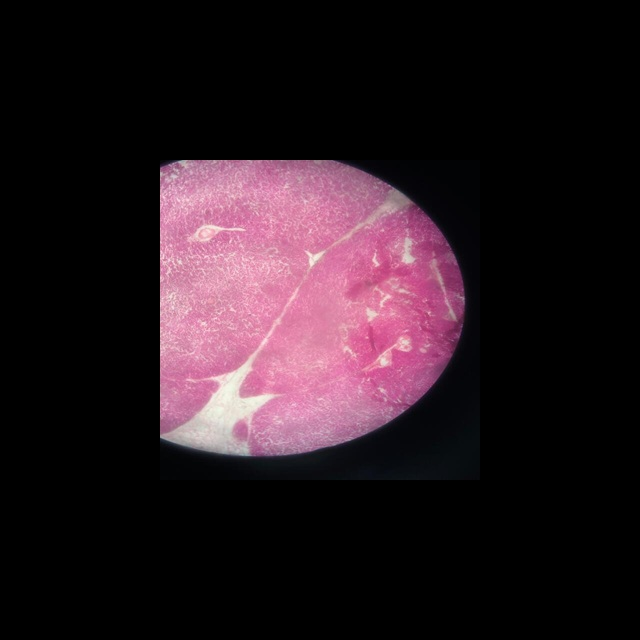
#> input picture Physics Projects/Fourier-Optics-Magnification-main/image1.jpg, 640 x 640 px, given in place of image13.jpg, which was not available
$ python 'main(single).py'
#> lines starting #> are read from the running program, lines starting #| are printed output that depends on the picture; pictures that were not available may be replaced by others from this repository, and a replacement may not be noted
import cv2
import numpy as np
from numpy.fft import fftshift, ifftshift, fft2, ifft2
import matplotlib.pyplot as plt

def mean_filter(image, grid=(3, 3)):
    return cv2.blur(image, grid)

def median_filter(image, grid=3):
    return cv2.medianBlur(image.astype('float32'), grid)

def gaussian_filter(image, grid=(5, 5), stdv=50):
    return cv2.GaussianBlur(image, grid, stdv)

def four_f_magnification(img, p, N, ld, f1, f2):
    # Loading image
#> called with img = 'image13', p = 8e-06, N = 800, ld = 5e-07, f1 = 0.12, f2 = 0.48
    img = cv2.imread(img + '.jpg', 0)
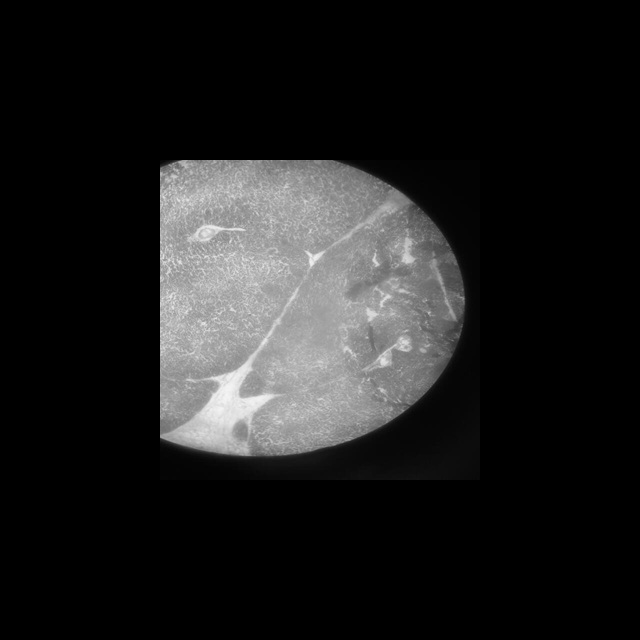
#> img: shape (640, 640); min 0, max 245, mean 30.5
    g1 = cv2.resize(img, (N, N))

    # pixel dimensions
    dx, dy = p, p

    # Spatial dimensions
    Lx, Ly = N * dx, N * dy

    # Image Grid
    m, n = np.meshgrid(np.arange(-N / 2, N / 2), np.arange(-N / 2, N / 2))
    x, y = m * dx, n * dy

    # Frequency Grid (Fixed)
    fx, fy = np.arange(-N / 2, N / 2) / Lx, np.arange(-N / 2, N / 2) / Ly
    fx, fy = np.meshgrid(fx, fy)

    # Wavelength and Propagation Constant
    k = 2 * np.pi / ld

    # ASM Propagation: g1 to g2 (distance f1)
    alpha = np.sqrt(k ** 2 - 4 * np.pi ** 2 * (fx ** 2 + fy ** 2) + 0j)
    G1 = fftshift(fft2(ifftshift(g1)))
    H = np.exp(1j * alpha * f1)
    G2 = G1 * H
    g2 = fftshift(ifft2(ifftshift(G2)))

    # Lens 1: Applying Transmittance
    lens_transmittance = np.exp(-1j * np.pi * (x ** 2 + y ** 2) / (ld * f1))
    g3 = g2 * lens_transmittance

    # ASM Propagation: g3 to g4 (distance f1)
    G3 = fftshift(fft2(ifftshift(g3)))
    H = np.exp(1j * alpha * f1)
    G4 = G3 * H
    g4 = fftshift(ifft2(ifftshift(G4)))  # Fourier Transform of g1

    # ASM Propagation: g4 to g5 (distance f2)
    G4 = fftshift(fft2(ifftshift(g4)))
    H = np.exp(1j * alpha * f2)
    G5 = G4 * H
    g5 = fftshift(ifft2(ifftshift(G5)))

    # Lens 2: Applying Transmittance
    lens_transmittance = np.exp(-1j * np.pi * (x ** 2 + y ** 2) / (ld * f2))
    g6 = g5 * lens_transmittance

    # ASM Propagation: g6 to g7 (distance f2)
    G6 = fftshift(fft2(ifftshift(g6)))
    H = np.exp(1j * alpha * f2)
    G7 = G6 * H
    g7 = fftshift(ifft2(ifftshift(G7)))  # Final output

    # Apply filters
    if filter == 'gaussian':
        g7 = gaussian_filter(g7)
    elif filter == 'mean':
        g7 = mean_filter(g7)
    elif filter == 'median':
        g7 = median_filter(g7)
    else:
        pass

    return np.abs(g1), np.fliplr(np.flipud(np.abs(g7)))

# [47 lines left out: function fresnel_magnification, not called in this run]

def plot(img1, img2):
    plt.figure(figsize=(10, 6))

    plt.subplot(1, 2, 1)
    plt.imshow(img1, cmap='gray')
    plt.title('Original Image')

    plt.subplot(1, 2, 2)
    plt.imshow(img2, cmap='gray')
    plt.title('Magnified Image')

    plt.show()

img, p, N, ld, f1, f2, z, b = 'image13', 8e-6, 800, 500e-9, 12e-2, 48e-2, 10e-6, 0.
img1, img2 = four_f_magnification(img, p, N, ld, f1, f2)
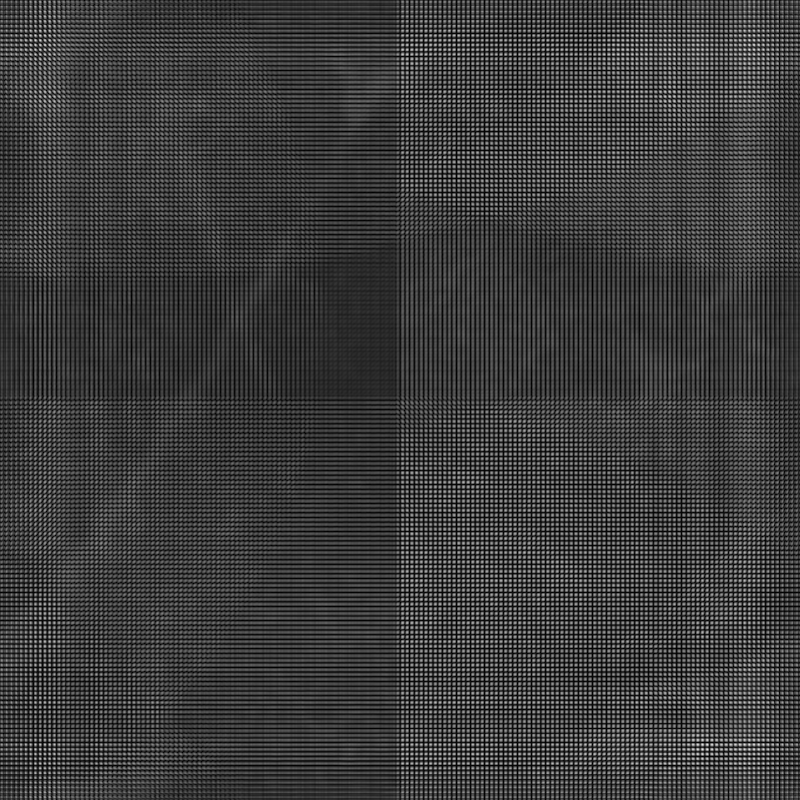
#> img2: shape (800, 800) float64; min 0.0692, max 229.8, mean 60.3
# img1, img2 = fresnel_magnification(img, p, N, ld, b, z)
plot(img1, img2)
#> in plot, `plt.show()`:
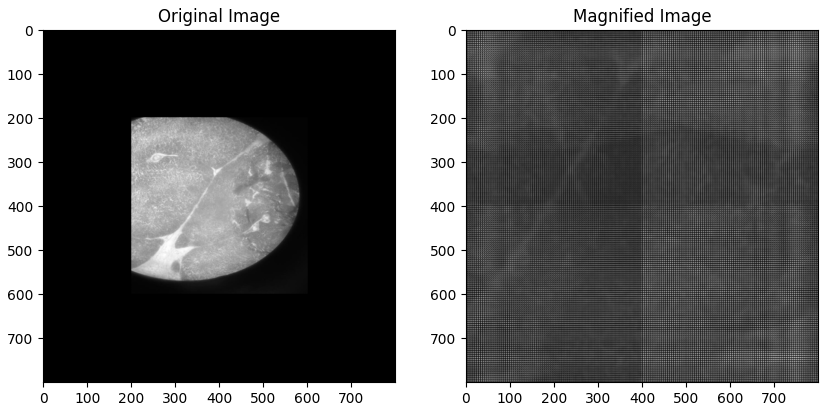
#> figure drawn by matplotlib, 2 panels

$ run again, on Physics Projects/Fourier-Optics-Magnification-main/image13.jpg
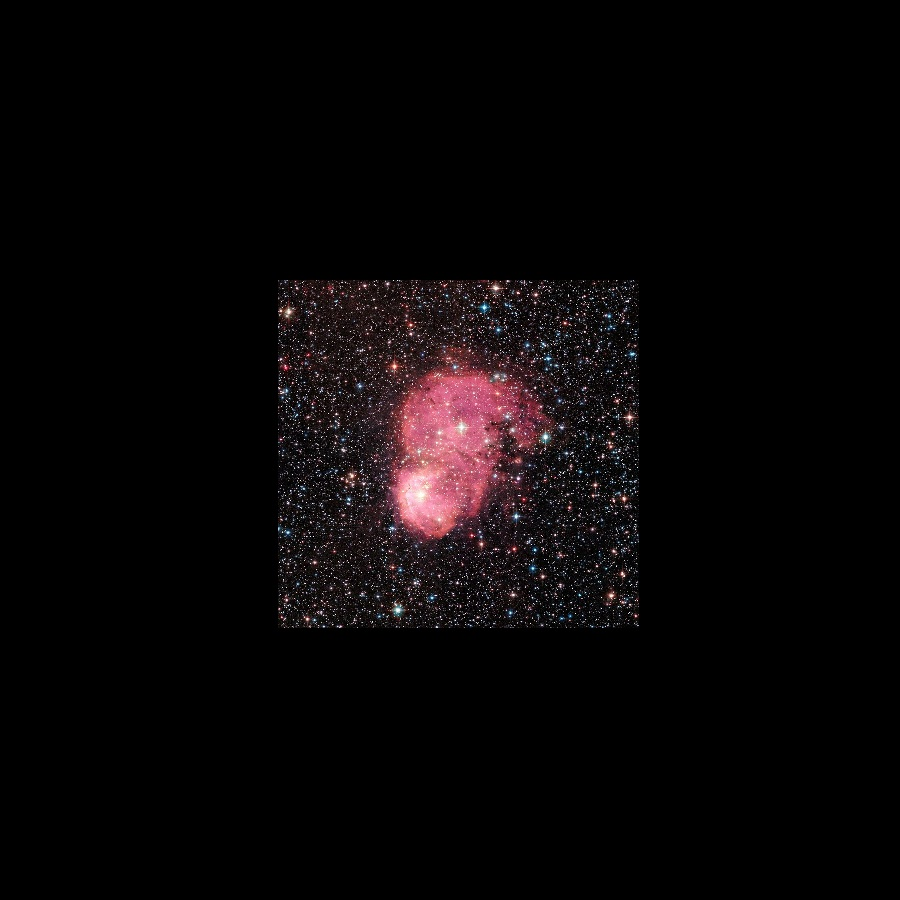
#> input picture Physics Projects/Fourier-Optics-Magnification-main/image13.jpg, 900 x 900 px
#> `img1, img2 = four_f_magnification(img, p, N, ld, f1, f2)`:
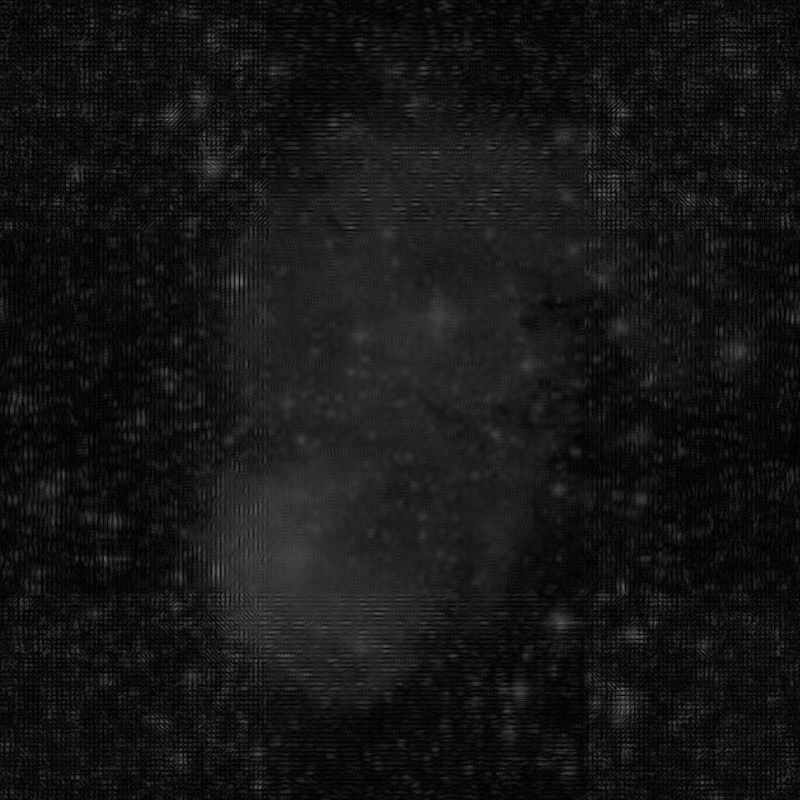
#> img2: shape (800, 800) float64; min 0.0135, max 111.8, mean 22
#> in plot, `plt.show()`:
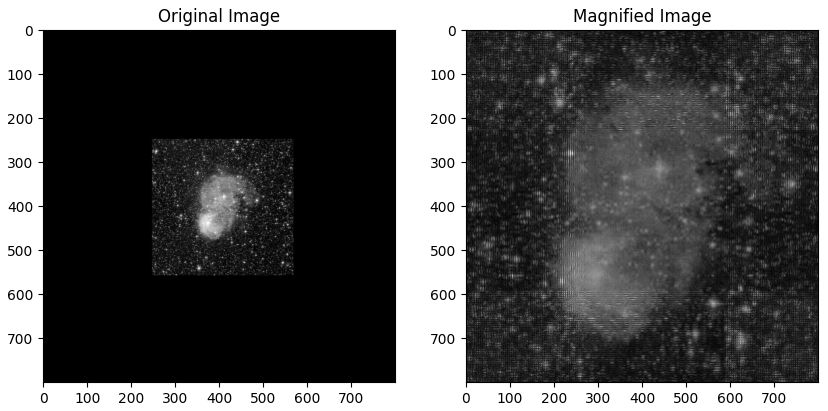
#> figure drawn by matplotlib, 2 panels
